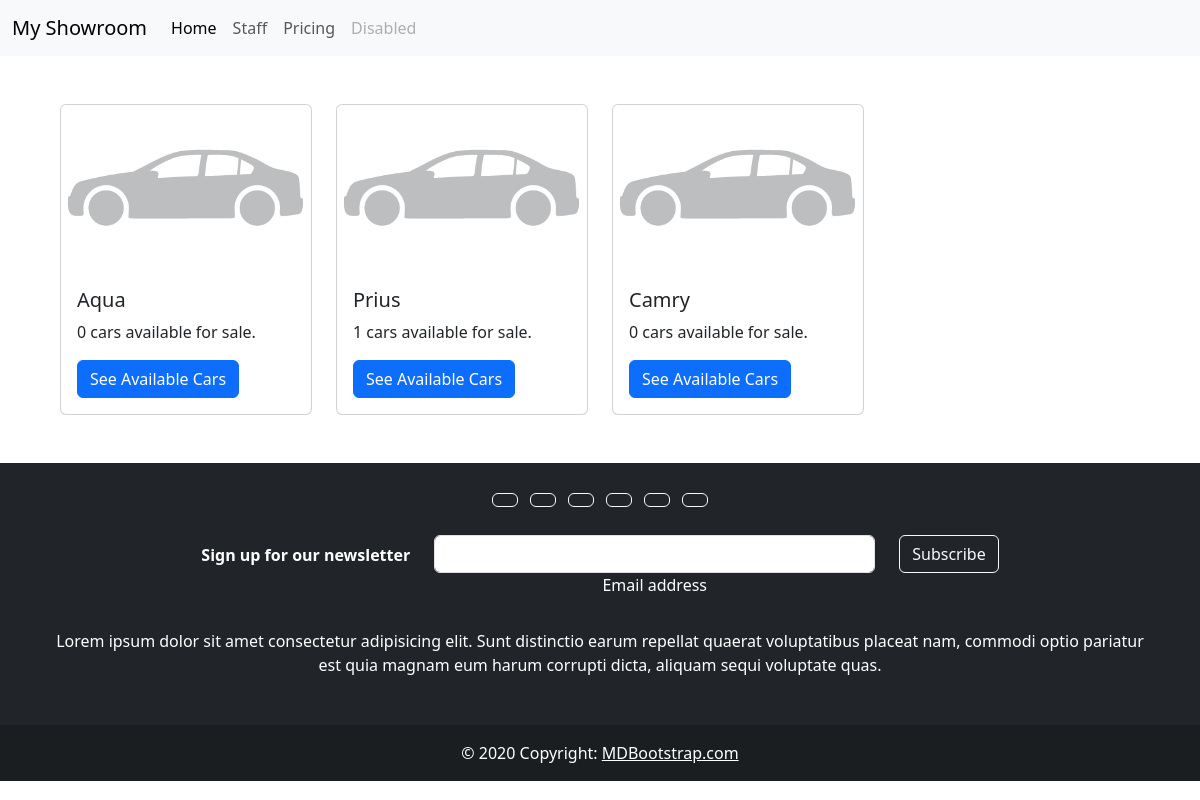
The page /1 on the database its author committed.
### showroom/models.py (models this page shows, shortened)
class CarModel(models.Model):
    name = models.CharField(max_length=50, null=True)
    pic =  models.ImageField(null=True, blank=True)
    carBrand = models.ForeignKey(CarBrand, on_delete=models.CASCADE, null=True, related_name='carbrand')
    def get_pic_url(self):
        if self.pic and hasattr(self.pic, 'url'):
            return self.pic.url
        else:
            return '/media/car_placeholder.png'

### showroom/views.py (the view)
# urls.py: path('<int:brand_id>', views.CarModelsView, name='car_models_detail'),
def CarModelsView(request, brand_id):
    carModels = CarModel.objects.all().filter(carBrand_id = brand_id)
    return render(request, 'showroom/list_models.html', {'carmodels':carModels})
    return HttpResponse(f'<h1>Car Models List Page</h1><p>{carModels[1]}</p>')

### showroom/templates/showroom/list_models.html (shortened to what this page needs)
{% extends 'showroom/base.html' %}
{% block content %}
    {% if carmodels %}
    <div class="row m-5">
    {% for carmodel in carmodels %}
    <div class="col-lg-3 col-sm-6 mb-3 mb-sm-0">
        <div class="card" >
            <img src="{{carmodel.get_pic_url|default_if_none:'#'}}" class="card-img-top" alt="Model Pic">
            <div class="card-body">
                <h5 class="card-title">{{carmodel.name}}</h5>
                {% with num_cars=carmodel.carmodels.all|length %}
                <p class="card-text">{{num_cars}} cars available for sale.</p>
                {% endwith %}
                <a href="{% url 'showroom:cars_list' carmodel.carBrand.id carmodel.id %}" class="btn btn-primary">
                    See Available Cars</a>
            </div>
        </div>
        </div>
    {% endfor %}
    </div>
    {% endif %}
{% endblock content %}

### rows shown on the page
CarModel: name "Aqua", carmodels "0"
CarModel: name "Prius", carmodels "1"
CarModel: name "Camry", carmodels "0"
